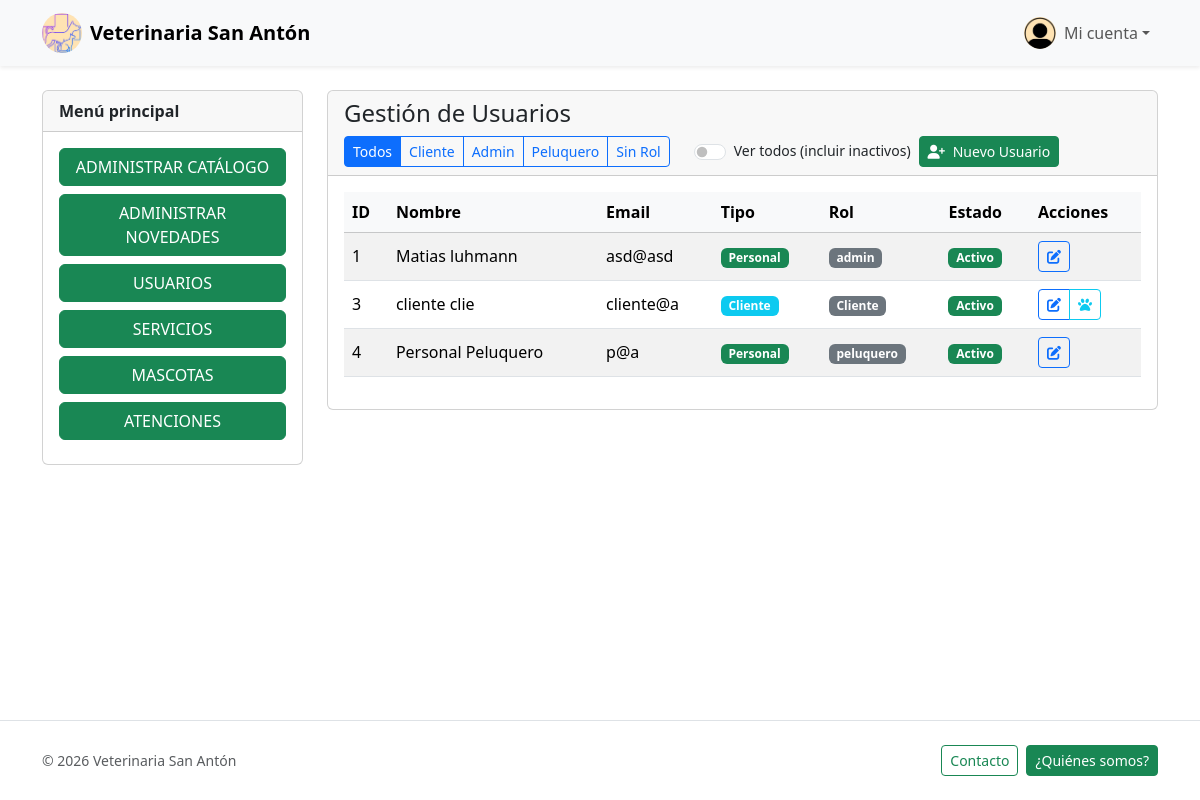
The page /usuarios/usuario_list.php (signed in) on the database its author committed.
### tables this page shows
CREATE TABLE `personal` (
  `id` int(11) NOT NULL,
  `usuarioId` int(11) NOT NULL,
  `rolId` int(11) DEFAULT NULL,
  `activo` tinyint(1) DEFAULT 1
);

CREATE TABLE `usuarios` (
  `id` int(11) NOT NULL,
  `email` varchar(255) NOT NULL,
  `clave` varchar(255) NOT NULL,
  `nombre` varchar(100) NOT NULL,
  `apellido` varchar(100) NOT NULL,
  `activo` tinyint(1) DEFAULT 1
);

CREATE TABLE `clientes` (
  `id` int(11) NOT NULL,
  `usuarioId` int(11) NOT NULL,
  `ciudad` varchar(100) DEFAULT NULL,
  `telefono` varchar(20) DEFAULT NULL,
  `direccion` varchar(255) DEFAULT NULL
);

### src/logic/usuarios.logic.php (called while the page is built, shortened)
<?php
function get_all_usuarios($mostrar_inactivos = false)
{
    $db = conectarDb();
    $filtro_activo = $mostrar_inactivos ? "" : "WHERE u.activo = 1";
    $stmt = $db->prepare("
        SELECT
            u.id,
            u.email,
            u.nombre,
            u.apellido,
            u.activo,
            p.id as personal_id,
            c.id as cliente_id,
            CASE
                WHEN r.nombre IS NOT NULL THEN r.nombre
                WHEN c.id IS NOT NULL THEN 'Cliente'
                ELSE 'Sin Rol'
            END as rol_nombre,
            CASE
                WHEN p.id IS NOT NULL THEN 'Personal'
                WHEN c.id IS NOT NULL THEN 'Cliente'
                ELSE 'Desconocido'
            END as tipo_usuario
        FROM Usuarios u
        LEFT JOIN Personal p ON p.usuarioId = u.id
        LEFT JOIN Clientes c ON c.usuarioId = u.id
        LEFT JOIN Roles r ON p.rolId = r.id
        $filtro_activo
        ORDER BY u.id ASC
    ");
    $stmt->execute();
    $result = $stmt->get_result();
    $usuarios = array();
    while ($row = $result->fetch_assoc()) {
        $usuarios[] = $row;
    }
    return $usuarios;
}

### public/usuarios/usuario_list.php (the view, shortened to what this page needs)
<?php
include_once __DIR__ . "/../../src/includes/header.php";
include_once __DIR__ . "/../../src/logic/usuarios.logic.php";
$mostrar_inactivos = isset($_GET['inactivos']) && $_GET['inactivos'] === '1';
$usuarios = get_all_usuarios($mostrar_inactivos);
$roles_disponibles = array_unique(array_filter(array_map(function($u) {
    return $u['rol_nombre'];
}, $usuarios)));
sort($roles_disponibles);
$filtro_rol = isset($_GET['rol']) ? $_GET['rol'] : 'todos';
?>
<div class="container py-4">
  <div class="row g-4">
    <aside class="col-md-4 col-lg-3 d-none d-md-block">
      <div class="card sticky-top" style="top: 1rem;">
        <div class="card-header fw-semibold">Menú principal</div>
        <div class="card-body d-grid gap-2">
          <?php include_once __DIR__ . "/../../src/includes/menu_lateral.php"; ?>
        </div>
      </div>
    </aside>
    <div class="col-12 col-md-8 col-lg-9">
      <div class="card">
        <div class="card-header">
          <div class="d-flex justify-content-between align-items-center flex-wrap gap-2">
            <h1 class="h4 mb-0">Gestión de Usuarios</h1>
            <div class="d-flex gap-2 align-items-center flex-wrap">
              <div class="btn-group btn-group-sm" role="group">
                <a href="?rol=todos" class="btn btn-outline-primary <?php echo $filtro_rol === 'todos' ? 'active' : ''; ?>">Todos</a>
                <?php foreach ($roles_disponibles as $rol): ?>
                  <a href="?rol=<?php echo urlencode($rol); ?>"
                     class="btn btn-outline-primary <?php echo strtolower($filtro_rol) === strtolower($rol) ? 'active' : ''; ?>">
                    <?php echo ucfirst(htmlspecialchars($rol)); ?>
                  </a>
                <?php endforeach; ?>
                <a href="?rol=sin_rol" class="btn btn-outline-primary <?php echo $filtro_rol === 'sin_rol' ? 'active' : ''; ?>">Sin Rol</a>
              </div>
              <div class="form-check form-switch ms-3 d-flex align-items-center">
                <input class="form-check-input me-2" type="checkbox" id="mostrarInactivos"
                       <?php echo $mostrar_inactivos ? 'checked' : ''; ?>
                       onchange="window.location.href='?rol=<?php echo $filtro_rol; ?>&inactivos=' + (this.checked ? '1' : '0')">
                <label class="form-check-label small" for="mostrarInactivos">Ver todos (incluir inactivos)</label>
              </div>
              <a href="<?php echo BASE_URL; ?>public/usuarios/nuevo_usuario.php" class="btn btn-success btn-sm">
                <i class="fas fa-user-plus me-1"></i> Nuevo Usuario
              </a>
            </div>
          </div>
        </div>
        <div class="card-body">
          <?php if (empty($usuarios)): ?>
            <div class="alert alert-info">No hay usuarios registrados.</div>
          <?php else: ?>
            <div class="table-responsive">
              <table class="table table-hover table-striped align-middle">
                <thead class="table-light">
                  <tr>
                    <th>ID</th>
                    <th>Nombre</th>
                    <th>Email</th>
                    <th>Tipo</th>
                    <th>Rol</th>
                    <th>Estado</th>
                    <th>Acciones</th>
                  </tr>
                </thead>
                <tbody>
                  <?php foreach ($usuarios as $usuario): ?>
                    <tr>
                      <td><?php echo $usuario['id']; ?></td>
                      <td><?php echo htmlspecialchars($usuario['nombre'] . ' ' . $usuario['apellido']); ?></td>
                      <td><?php echo htmlspecialchars($usuario['email']); ?></td>
                      <td>
                        <span class="badge bg-<?php echo $usuario['tipo_usuario'] === 'Cliente' ? 'info' : 'success'; ?>">
                          <?php echo $usuario['tipo_usuario']; ?>
                        </span>
                      </td>
                      <td>
                        <?php if ($usuario['rol_nombre']): ?>
                          <span class="badge bg-secondary"><?php echo htmlspecialchars($usuario['rol_nombre']); ?></span>
                        <?php else: ?>
                          <span class="text-muted">-</span>
                        <?php endif; ?>
                      </td>
                      <td>
                        <span class="badge bg-<?php echo $usuario['activo'] ? 'success' : 'secondary'; ?>">
                          <?php echo $usuario['activo'] ? 'Activo' : 'Inactivo'; ?>
                        </span>
                      </td>
                      <td>
                        <div class="btn-group btn-group-sm">
                          <a href="editar_usuario.php?id=<?php echo $usuario['id']; ?>"
                             class="btn btn-outline-primary"
                             title="Editar usuario">
                            <i class="fas fa-edit"></i>
                          </a>
                          <?php if ($usuario['tipo_usuario'] === 'Cliente'): ?>
                            <a href="mascotas_usuario.php?id=<?php echo $usuario['id']; ?>"
                               class="btn btn-outline-info"
                               title="Ver mascotas">
                              <i class="fas fa-paw"></i>
                            </a>
                          <?php endif; ?>
                        </div>
                      </td>
                    </tr>
                  <?php endforeach; ?>
                </tbody>
              </table>
            </div>
          <?php endif; ?>
        </div>
      </div>
    </div>
  </div>
</div>
<?php
include_once __DIR__ . "/../../src/includes/footer.php";
?>

### src/includes/header.php (shortened to what this page needs)
<!DOCTYPE html>
<html lang="es">
<head>
    <link href="https://cdn.jsdelivr.net/npm/bootstrap@5.3.2/dist/css/bootstrap.min.css" rel="stylesheet">
    <link rel="stylesheet" href="https://cdnjs.cloudflare.com/ajax/libs/font-awesome/6.4.0/css/all.min.css">
    <link rel="stylesheet" type="text/css" href="<?php echo BASE_URL; ?>public/css/style.css?v=<?php echo time(); ?>">
</head>
<body>
    <header>
        <nav class="navbar navbar-expand-lg navbar-light bg-body-tertiary shadow-sm">
            <div class="container">
                <a class="navbar-brand d-flex align-items-center" href="<?php echo BASE_URL; ?>public/index.php">
                    <img src="<?php echo BASE_URL; ?>public/uploads/Logo.jpeg" alt="Logo Veterinaria San Anton" width="40" height="40" class="me-2 rounded-circle object-fit-cover">
                    <span class="brand-title">Veterinaria San Antón</span>
                </a>
                <div class="collapse navbar-collapse" id="mainNavbar">
                    <ul class="navbar-nav ms-auto mb-2 mb-lg-0 align-items-lg-center">
                        <?php if (isset($_SESSION['usuarioId'])): ?>
                            <li class="nav-item dropdown">
                                <a class="nav-link dropdown-toggle d-flex align-items-center" href="#" role="button" data-bs-toggle="dropdown" aria-expanded="false">
                                    <img src="<?php echo BASE_URL; ?>public/uploads/Perfil.jpeg" alt="Foto de perfil" width="32" height="32" class="rounded-circle me-2 object-fit-cover">
                                    <span>Mi cuenta</span>
                                </a>
                            </li>
                        <?php else: ?>
                            <li class="nav-item">
                                <a href="<?php echo BASE_URL; ?>public/login.php" class="btn btn-success ms-lg-2">Iniciar sesión</a>
                            </li>
                        <?php endif; ?>
                    </ul>
                </div>
            </div>
        </nav>
    </header>

### src/includes/menu_lateral.php (shortened to what this page needs)
<?php
$is_logged_in = isset($_SESSION['usuarioId']);
$user_role = $_SESSION['rol'] ?? null;
$is_personal = isset($_SESSION['personal_id']);
?>
<div class="menuLateral">
  <?php if ($is_logged_in): ?>
    <?php if ($is_personal): ?>
      <?php if ($user_role == "admin"): ?>
        <a href="<?php echo BASE_URL; ?>public/catalogo_list.php" class='btn btn-success mb-2 w-100'>ADMINISTRAR CATÁLOGO</a>
        <a href="<?php echo BASE_URL; ?>public/novedad_list.php" class='btn btn-success mb-2 w-100'>ADMINISTRAR NOVEDADES</a>
        <a href="<?php echo BASE_URL; ?>public/usuarios/usuario_list.php" class='btn btn-success mb-2 w-100'>USUARIOS</a>
        <a href="<?php echo BASE_URL; ?>public/servicios.php" class='btn btn-success mb-2 w-100'>SERVICIOS</a>
        <a href="<?php echo BASE_URL; ?>public/mascota_list.php" class='btn btn-success mb-2 w-100'>MASCOTAS</a>
        <a href="<?php echo BASE_URL; ?>public/atencion_list.php" class='btn btn-success mb-2 w-100'>ATENCIONES</a>
      <?php endif; ?>
    <?php endif; ?>
  <?php else:
  ?>
    <a href='<?php echo BASE_URL; ?>public/catalogo_list.php' class='btn btn-success mb-2 w-100'>CATÁLOGO</a>
    <a href='<?php echo BASE_URL; ?>public/novedad_list.php' class='btn btn-success mb-2 w-100'>NOVEDADES</a>
  <?php endif; ?>
</div>

### src/includes/footer.php (shortened to what this page needs)
    <footer class="border-top py-4 mt-auto">
        <div class="container d-flex flex-wrap justify-content-between align-items-center gap-2">
            <span class="text-body-secondary small">© <?php echo date('Y'); ?> Veterinaria San Antón</span>
            <div class="d-flex gap-2">
                <a href="<?php echo BASE_URL; ?>public/contacto.php" class="btn btn-outline-success btn-sm">Contacto</a>
                <a href="<?php echo BASE_URL; ?>public/quienes_somos.php" class="btn btn-success btn-sm">¿Quiénes somos?</a>
            </div>
        </div>
    </footer>
</body>
</html>

### public/css/style.css (style rules this page uses)
:root { --brand-green: #198754; }
html, body { height: 100%; }
body { display: flex; flex-direction: column; }
.brand-title { font-weight: 700; }
.menuLateral a.btn { width: 100%; }
.object-fit-cover { object-fit: cover; }

### rows shown on the page
personal: usuarioId "1", usuarioId.apellido "Matias luhmann", usuarioId.email "asd@asd", tipo_usuario "Personal", rol_nombre "admin"
clientes: usuarioId "3", usuarioId.apellido "cliente clie", usuarioId.email "cliente@a", tipo_usuario "Cliente", rol_nombre "Cliente"
personal: usuarioId "4", usuarioId.apellido "Personal Peluquero", usuarioId.email "p@a", tipo_usuario "Personal", rol_nombre "peluquero"

### other values the page prints
$rol "Cliente"
$rol "Admin"
$rol "Peluquero"
